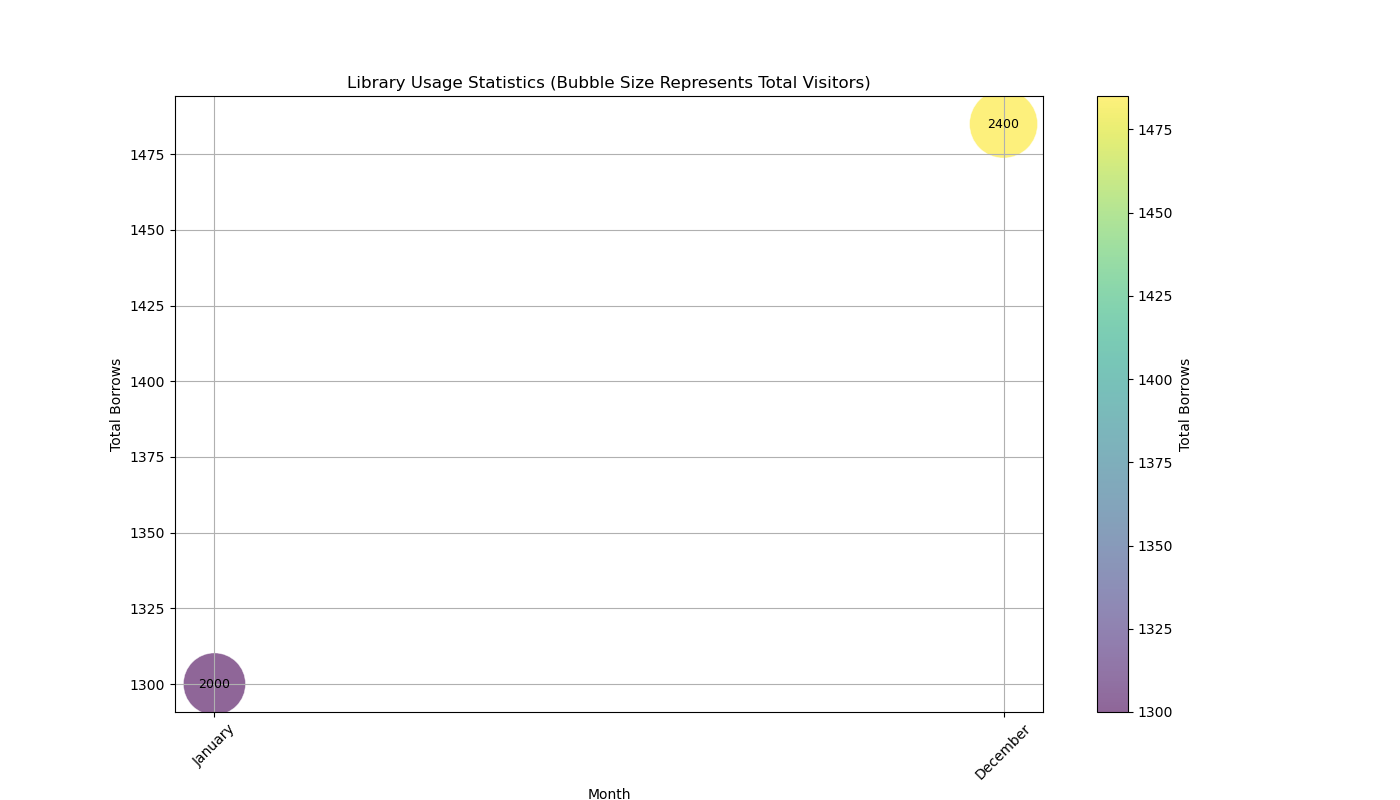

Write the Python code that produced this figure.

import matplotlib.pyplot as plt

# Provided data
data = [
    {'Month': 'January', "Children's Books (borrows)": 450, 'Young Adult (borrows)': 350, 'Adult Fiction (borrows)': 300, 'Adult Non-fiction (borrows)': 200, 'Total Visitors': 2000, 'Location': 'Springfield'},
    # ... (Include the rest of the months data here)
    {'Month': 'December', "Children's Books (borrows)": 500, 'Young Adult (borrows)': 370, 'Adult Fiction (borrows)': 320, 'Adult Non-fiction (borrows)': 295, 'Total Visitors': 2400, 'Location': 'Springfield'}
]

# Prepare data for plotting
months = [entry['Month'] for entry in data]
childrens_books_borrows = [entry["Children's Books (borrows)"] for entry in data]
young_adult_borrows = [entry['Young Adult (borrows)'] for entry in data]
adult_fiction_borrows = [entry['Adult Fiction (borrows)'] for entry in data]
adult_non_fiction_borrows = [entry['Adult Non-fiction (borrows)'] for entry in data]
total_visitors = [entry['Total Visitors'] for entry in data]

# Calculate total borrows for the color of the bubbles
total_borrows = [children + ya + fiction + non_fiction for children, ya, fiction, non_fiction in zip(childrens_books_borrows, young_adult_borrows, adult_fiction_borrows, adult_non_fiction_borrows)]

# Set up the plot
fig, ax = plt.subplots(figsize=(14, 8))

# Create bubble plot
bubble = ax.scatter(months, total_borrows, s=total_visitors, c=total_borrows, cmap='viridis', alpha=0.6, edgecolors='w', linewidth=0.5)

# Create a color bar
cbar = plt.colorbar(bubble)
cbar.set_label('Total Borrows')

# Label axis
ax.set_xlabel('Month')
ax.set_ylabel('Total Borrows')
ax.set_title('Library Usage Statistics (Bubble Size Represents Total Visitors)')

# Show grid
plt.grid(True)

# Rotate the x-axis month labels for better readability
plt.xticks(rotation=45)

# Include total visitor count in the bubbles
for i in range(len(months)):
    ax.text(months[i], total_borrows[i], total_visitors[i], ha='center', va='center', fontsize=9)

# Show the plot
plt.show()
